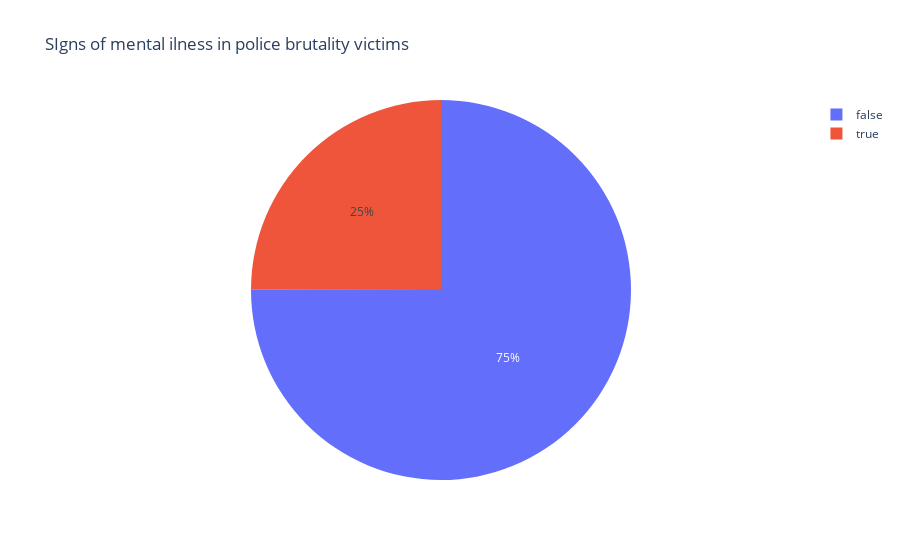

Write notebook code for a chart like this one.
### Code cell
fig = px.pie(data_frame=signs_of_mental, 
             values='id', 
             names='signs_of_mental_illness',
             title='SIgns of mental ilness in police brutality victims')
fig.show()

### Figure 1 — Plotly figure (JSON) as saved in the notebook; plotly's stock layout.template omitted (floating-point values rounded to 4 significant figures)
{"data": [{"domain": {"x": [0, 1], "y": [0, 1]}, "hovertemplate": "signs_of_mental_illness=%{label}<br>id=%{value}<extra></extra>", "labels": [false, true], "legendgroup": "", "name": "", "showlegend": true, "type": "pie", "values": [1902, 633]}], "layout": {"legend": {"tracegroupgap": 0}, "title": {"text": "SIgns of mental ilness in police brutality victims"}}}
